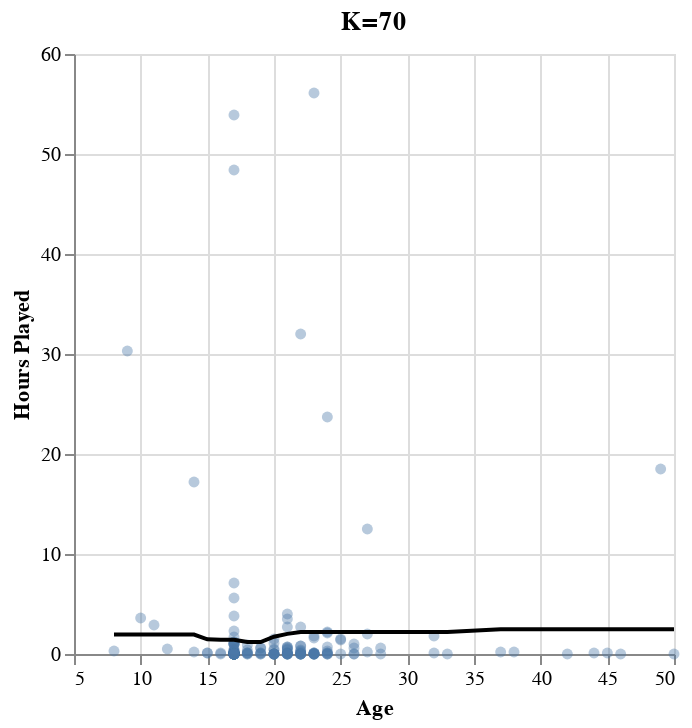

The notebook cell saved with this chart:
### Code cell
np.random.seed(33)
#Predict the hours played for age
age_preds = filtered_player_data.assign(
    predictions= age_tuned.predict(filtered_player_data[['age']])
)
#Plot all players
age_plot = alt.Chart(age_preds).mark_circle(opacity=0.4).encode(
    x=alt.X('age').title('Age').scale(zero=False),
    y=alt.Y('played_hours').title('Hours Played')
)
#Add prediction line
age_plot = age_plot + alt.Chart(age_preds, title= "K=70").mark_line(color="Black").encode(
    x="age",
    y="predictions",
)
age_plot

### Figure 1 — Vega-Lite specification as saved in the notebook (floating-point values rounded to 4 significant figures; data arrays with more than 128 entries replaced by an {"elided": "..."} marker saying what was removed)
{"config": {"view": {"continuousWidth": 300, "continuousHeight": 300}}, "layer": [{"mark": {"type": "circle", "opacity": 0.4}, "encoding": {"x": {"field": "age", "scale": {"zero": false}, "title": "Age", "type": "quantitative"}, "y": {"field": "played_hours", "title": "Hours Played", "type": "quantitative"}}}, {"mark": {"type": "line", "color": "Black"}, "encoding": {"x": {"field": "age", "type": "quantitative"}, "y": {"field": "predictions", "type": "quantitative"}}, "title": "K=70"}], "data": {"name": "data-4488fa0bebb282eee528a39e74a0fc78"}, "$schema": "https://vega.github.io/schema/vega-lite/v5.20.1.json", "datasets": {"data-4488fa0bebb282eee528a39e74a0fc78": {"elided": "190 records"}}}
